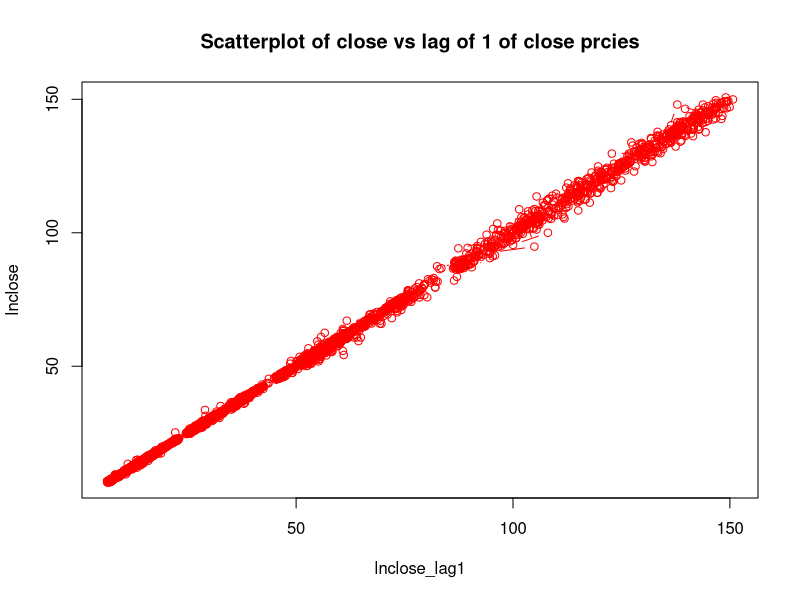

Reproduce this figure in R. (Note: this script raises an error after producing the figure.)
# Google stocks analysis

rm(list=ls())
data<-read.csv("GOOG.csv",header=TRUE,sep=",")
head(data)


#Formatting issues if any
Date<-formatted_date <- as.Date(data$Date, format = "%d-%m-%Y")

#taking log of closing prices as they tend to be tight skewd
lnclose<-(data$Close)

#plotting log close pricing over time period t
png("Googles_Closing_prices.png")
plot(lnclose ~ Date, main="Plotting of Googles (log)closing prices against time t",type='l',col='maroon')
dev.off()


#creating time t trend variable
nrows<-nrow(data)
Trend<-c(1:nrows)


# we will be creating a y(t)=beta0+beta1*t + beta2*y(t-1)+r

#adding NA for first one and others as lag of 1 to rest of the values
lnclose_lag1<-c(NA,lnclose[-nrows])
plot(lnclose~lnclose_lag1,type='b', main="Scatterplot of close vs lag of 1 of close prcies",col='red')


#build model of t +AR(1)
model<-lm(lnclose~Trend+lnclose_lag1)
model
summar(model)

#this model above also considerd NA value in the beginning we dont want that

#we want to define our regression range as it is not nrows
#we want to pick some for model and rest for validation so we weill
#create a range
lag<-1
range_model <-c(lag+1:nrows)

#now let's create our variables for above range
y<-lnclose[range_model]
t<-Trend[range_model]
y_lag_1<-lnclose_lag1[range_model]

model<-lm(y~t+y_lag_1)
model
summary(model)


#==========================
#Forecasting
#==========================

# In sample

modelfit<-fitted(model) #find predicted values using the model
fitted_all <-c(NA,modelfit)
fitted_all[nrows]


#plot actual vs predicted
plot(lnclose~Date,type="b",col="yellow")
lines(fitted_all~Date,col='red')


#y_hat of last value using 2 methods

fitted_all[nrows]
y_nrow<-predict(model,data.frame(t=nrows,y_lag_1=lnclose_lag1[nrows]))

#error 
error_nrow<-lnclose[nrows]-y_nrow
error_nrow

#predict yhat for nrows+1

y_hat_nrows_1<-predict(model,data.frame(t=nrows+1,y_lag_1=lnclose[nrows]))
y_hat_nrows_1

#predict yhat for nrows+2
y_hat_nrows_2<-predict(model,data.frame(t=nrows+2,y_lag_1=y_hat_nrows_1))
y_hat_nrows_2
